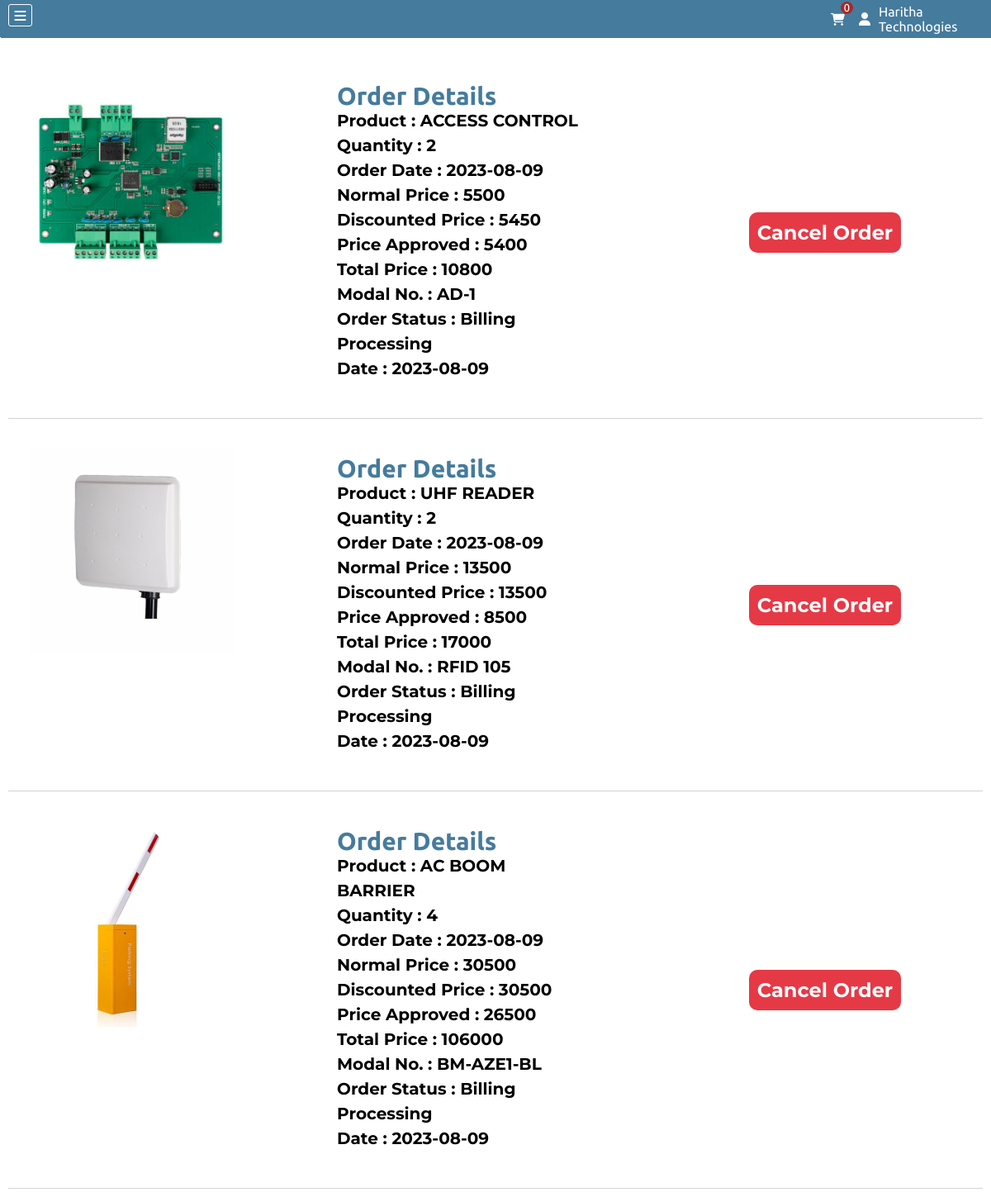
The page /myOrders.php (signed in) on the database its author committed.
### tables this page shows
CREATE TABLE `company` (
  `Company_Id` int(11) NOT NULL AUTO_INCREMENT,
  `userId` int(11) NOT NULL DEFAULT 0,
  `Admin_Type` int(11) NOT NULL DEFAULT 2,
  `Active_Status` int(11) NOT NULL DEFAULT 1,
  `Approvel` int(11) DEFAULT 0,
  `Company_Code` int(11) NOT NULL,
  `Company_Name` varchar(500) NOT NULL,
  `Company_Phone` varchar(100) NOT NULL DEFAULT '',
  `Company_Email` varchar(50) NOT NULL DEFAULT '',
  `Company_Address` varchar(500) NOT NULL,
  `Company_Username` varchar(500) NOT NULL,
  `Company_Password` varchar(100) NOT NULL,
  `Company_GST` varchar(25) DEFAULT '',
  `Company_PAN` varchar(15) DEFAULT '',
  `Company_TAN` varchar(15) DEFAULT '',
  `Company_Licence` varchar(15) DEFAULT '',
  `Company_Registration` varchar(25) DEFAULT '',
  PRIMARY KEY (`Company_Id`),
  UNIQUE KEY `Company_Username` (`Company_Username`)
);

CREATE TABLE `orders` (
  `Order_Id` int(11) NOT NULL AUTO_INCREMENT,
  `cart_no` int(11) NOT NULL DEFAULT 0,
  `Order_Date` varchar(100) NOT NULL,
  `Delivery_Date` varchar(100) DEFAULT '',
  `Order_Pieces` int(11) NOT NULL,
  `Sale_Price` int(11) NOT NULL,
  `Approved_Price` int(11) NOT NULL DEFAULT 0,
  `Approved` tinyint(1) NOT NULL DEFAULT 0,
  `Order_Status` int(11) NOT NULL DEFAULT 1,
  `Product_Id` int(11) NOT NULL,
  `Company_Id` int(11) NOT NULL,
  `Cancel_Reason` varchar(100) NOT NULL DEFAULT 'This Item is currently out of Stock',
  `Delievery_Mode` int(11) NOT NULL DEFAULT 0,
  `Docket_No` varchar(100) DEFAULT '',
  `Return_Status` int(11) NOT NULL DEFAULT 0,
  `Return_Pieces` int(11) NOT NULL DEFAULT 0,
  `Return_Approvel` int(11) NOT NULL DEFAULT 0,
  `Return_Reason` varchar(500) NOT NULL DEFAULT '',
  `Return_Date` varchar(50) NOT NULL DEFAULT '',
  PRIMARY KEY (`Order_Id`)
);

CREATE TABLE `product` (
  `Product_Id` int(11) NOT NULL AUTO_INCREMENT,
  `Product_Name` varchar(50) NOT NULL,
  `Product_Modal_No` varchar(100) NOT NULL,
  `Product_Img` varchar(100) NOT NULL,
  `Normal_Price` int(11) NOT NULL,
  `Discounted_Price` int(11) NOT NULL,
  `Quantity` int(11) NOT NULL,
  `Latest_Stock_Date` date NOT NULL DEFAULT current_timestamp(),
  `P_Category_Id` int(11) NOT NULL,
  PRIMARY KEY (`Product_Id`)
);

CREATE TABLE `orderstatus` (
  `Status_Id` int(11) NOT NULL AUTO_INCREMENT,
  `Status_Name` varchar(50) NOT NULL,
  PRIMARY KEY (`Status_Id`)
);

### myOrders.php (the view, shortened to what this page needs)
<?php include "conn.php" ?>
<?php include "./components/header.php" ?>
<section class="myOrdersPage">
    <div class="myOrdersContainer">
        <?php
        if(isset($_GET['orderNo'])){
            $orderNo= "and orders.`cart_no`=$_GET[orderNo]";
        }else{
            $orderNo="";
        }
        if(isset($_GET['twoDaysDate'])){
            $twoDaysDate=$_GET['twoDaysDate'];
            $osql="select * from orders join product on orders.`Product_Id`=product.`Product_Id` join orderstatus on orderstatus.`Status_Id`=orders.`Order_Status` join returnmode on returnmode.`Returnmode_Id`=orders.`Return_Status` where orders.`Company_Id`=$id and Orders.`Order_Date`>'$twoDaysDate' $orderNo order by `Order_Id` desc";
        }else{
            $osql="select * from orders join product on orders.`Product_Id`=product.`Product_Id` join orderstatus on orderstatus.`Status_Id`=orders.`Order_Status` join returnmode on returnmode.`Returnmode_Id`=orders.`Return_Status` where orders.`Company_Id`=$id $orderNo order by `Order_Id` desc";
        }
        $oresult=mysqli_query($conn,$osql);
        if(mysqli_num_rows($oresult)>0){
            while($orow=mysqli_fetch_assoc($oresult)){
        ?>
            <div class="Morder">
                <div class="myorder-box image" style="background-image:url('./uploadImages/<?php echo $orow['Product_Img'] ?>')">
                </div>
                <div class="myorder-box">
                    <h2>Order Details</h2>
                        <div><span>Product : </span><span><?php echo $orow['Product_Name'] ?></span></div>
                        <div><span>Quantity : </span><span><?php echo $orow['Order_Pieces'] ?></span></div>
                        <div><span>Order Date : </span><span><?php echo $orow['Order_Date'] ?></span></div>
                        <div><span>Normal Price : </span><span><?php echo $orow['Normal_Price'] ?></span></div>
                        <div><span>Discounted Price : </span><span><?php echo $orow['Discounted_Price'] ?></span></div>
                    <?php
                    if($orow['Approved']==1){
                    ?>
                        <div><span>Price Approved : </span><span><?php echo $orow['Approved_Price'] ?></span></div>
                        <div><span>Total Price : </span><span><?php echo $orow['Approved_Price']*$orow['Order_Pieces'] ?></span></div>
                    <?php
                    }
                    ?>
                        <div><span>Modal No. : </span><span><?php echo $orow['Product_Modal_No'] ?></span></div>
                        <div><span> Order Status : </span><span><?php echo $orow['Status_Name'] ?></span></div>
                        <div><span>Date : </span><span><?php echo $orow['Order_Date'] ?></span></div>
                    </div>
                    <div class="myorder-boxbtn">
                        <?php
                        if($orow['Order_Status']<4){
                        ?>
                            <a href="cancelReason.php?canoid=<?php echo $orow['Order_Id'] ?>">Cancel Order</a>
                        <?php
                        }
                        ?>
                    </div>
                </div>
        <?php
            }
        }else{
        ?>
        <h2 align="center">No Orders Yet</h2>
        <?php
        }
        ?>
    </div>
</section>
<?php include "./components/footer.php" ?>

### components/header.php (shortened to what this page needs)
<?php
include "conn.php";
?>
<!DOCTYPE html>
<html lang="en">
<head>
    <link rel="stylesheet" href="./style/dashboard.css">
    <link rel="stylesheet" href="./style/buyProduct.css">
    <link rel="stylesheet" href="./style/buyProductForm.css">
    <link rel="stylesheet" href="./style/header.css">
    <link rel="stylesheet" href="./style/profile.css">
    <link rel="stylesheet" href="./style/header.css">
    <link rel="stylesheet" href="./style/company.css">
    <link rel="stylesheet" href="./style/updateCompanyForm.css">
    <link rel="stylesheet" href="./style/branch.css">
    <link rel="stylesheet" href="./style/updateBranchForm.css">
    <link rel="stylesheet" href="./style/category.css">
    <link rel="stylesheet" href="./style/addCategoryForm.css">
    <link rel="stylesheet" href="./style/updateCategoryForm.css">
    <link rel="stylesheet" href="./style/product.css">
    <link rel="stylesheet" href="./style/addProductForm.css">
    <link rel="stylesheet" href="./style/updateProductForm.css">
    <link rel="stylesheet" href="./style/myBranch.css">
    <link rel="stylesheet" href="./style/addMyBranchForm.css">
    <link rel="stylesheet" href="./style/updateMyBranchForm.css">
    <link rel="stylesheet" href="./style/updateMyBranchForm.css">
    <link rel="stylesheet" href="./style/PCategory.css">
    <link rel="stylesheet" href="./style/addPCategoryForm.css">
    <link rel="stylesheet" href="./style/updatePCategoryForm.css">
    <link rel="stylesheet" href="./style/orders.css">
    <link rel="stylesheet" href="./style/myOrders.css">
    <link rel="stylesheet" href="./style/cancelReason.css">
    <link rel="stylesheet" href="./style/product-category.css">
    <link rel="stylesheet" href="https://cdnjs.cloudflare.com/ajax/libs/font-awesome/6.4.0/css/all.min.css"
 />
</head>
<body>
    <header class="headerContainer">
        <div class="hamburger">
            <i class="fa-solid fa-bars"></i>
        </div>
        <?php
        $id=isset($_SESSION['Company_Id'])?$_SESSION['Company_Id']:1;
        if (isset($_SESSION['Company_Id'])) {
            $hcid = $_SESSION['Company_Id'];
            $hcSql = "select `Company_Name`,`Admin_Type` from company where `Company_Id`=$hcid";
            $hcResult = mysqli_query($conn, $hcSql);
            $hcRow = mysqli_fetch_assoc($hcResult);
        } elseif (isset($_SESSION['User_Id'])) {
            $huid = $_SESSION['User_Id'];
            $huSql = "select `Username`,`User_Permission` from users where `User_Id`=$huid";
            $huResult = mysqli_query($conn, $huSql);
            $huRow = mysqli_fetch_assoc($huResult);
        }
        ?>
        <?php
        if(isset($_SESSION['Company_Id']) and ($hcRow['Admin_Type']!=1)){
            $cartCountSql="select * from mycart where `comp_id`=$id";
            $cartCountResult=mysqli_query($conn,$cartCountSql);
            $cartCount=mysqli_num_rows($cartCountResult);
            ?>
            <div class="cartIcon">
                <div class="cartCount"><?php echo $cartCount ?></div>
                <a href="cart.php"><i class="fa-sharp fa-solid fa-cart-shopping advanceClass" style="color: #fcfcfc;"></i></a>
            </div>
            <?php
        }
        ?>
        <div class="helloCompany" id="helloCompany">
            <i class="fa-solid fa-user"></i>
            <div>
                <?php echo isset($hcRow['Company_Name']) ? $hcRow['Company_Name'] : $huRow['Username'] ?>
            </div>
        </div>
    </header>
    <section class="mainContainer">

### style/dashboard.css (style rules this page uses)
i.fa-solid.fa-cart-shopping { font-size: 86px; text-align: center; align-items: center; position: relative; line-height: 1px; }

### style/buyProduct.css (style rules this page uses)
body { background: #e7e6e6; }

### style/header.css (style rules this page uses)
* { margin: 0; padding: 0; box-sizing: border-box; }
.headerContainer { display: flex; justify-content: space-between; background-color: #457b9d ; padding: 5px 10px; font-family: 'Ubuntu', sans-serif; }
.headerContainer .hamburger { display: flex; justify-content: space-evenly; align-items: center; padding: 2px; border: 1px solid rgb(255, 255, 255); width: 33px; height: 27px; border-radius: 3px; transition-duration: 0.2s; }
.headerContainer .helloCompany { display: flex; justify-content: space-evenly; align-items: center; width: fit-content; cursor: pointer; transition-duration: 0.2s; color: white; }
.headerContainer .helloCompany div { margin-left: 10px; }
.mainContainer { display: flex; }
i.fa-sharp.fa-solid.fa-cart-shopping.advanceClass { font-size: 15px; }
i.fa-solid.fa-bars { color: white; }
i.fa-solid.fa-user { margin-left: -3px; }
a i.fa-sharp.fa-solid.fa-cart-shopping.advanceClass { margin-left: -4px; }
.cartIcon { position: relative; display: flex; align-items: center; justify-content: flex-end; padding: 0px 20px; width: 100%; }
.cartIcon .cartCount { display: flex; justify-content: center; z-index: 1; width: 15px; height: 15px; background-color: brown; color: white; border-radius: 50px; position: absolute; top: -3px; right: 10px; font-size: 13px; }

### style/company.css (style rules this page uses)
body { background: #e7e6e6; }

### style/updateCompanyForm.css (style rules this page uses)
body { background: #e7e6e6; }

### style/branch.css (style rules this page uses)
body { background: #e7e6e6; }

### style/category.css (style rules this page uses)
body { background: #e7e6e6; }

### style/addCategoryForm.css (style rules this page uses)
body { background: #e7e6e6; }

### style/updateCategoryForm.css (style rules this page uses)
body { background: #e7e6e6; }

### style/product.css (style rules this page uses)
body { background: #e7e6e6; }

### style/addProductForm.css (style rules this page uses)
body { background: #ffffff; }

### style/myBranch.css (style rules this page uses)
body { background: #e7e6e6; }

### style/addMyBranchForm.css (style rules this page uses)
body { background: #e7e6e6; }

### style/updateMyBranchForm.css (style rules this page uses)
body { background: #e7e6e6; }

### style/PCategory.css (style rules this page uses)
body { background: #e7e6e6; }

### style/addPCategoryForm.css (style rules this page uses)
body { background: #e7e6e6; }

### style/myOrders.css (style rules this page uses)
body { background: #e7e6e6; }
.myOrdersPage { font-family: 'Montserrat', sans-serif; width: 100%; min-height: 750px; padding: 10px; }
.Morder { display: flex; align-items: center; justify-content: space-between; border-bottom: 1px solid lightgrey; padding: 20px; align-items: stretch; }
.myOrdersPage .myOrdersContainer .Morder .image { height: 250px; width: 250px; background-size: contain; background-repeat: no-repeat; background-position: center; }
.myorder-box { width: 30%; margin: 5px; padding: 20px; font-size: 20px; border-radius: 8px; font-weight: bold; display: flex; flex-direction: column; color: rgb(0, 0, 0); font-weight: 700; align-items: flex-start; position: relative; min-height: 270px; line-height: 30px; }
.myorder-box h2 { color: #457b9d; font-family: 'Fjalla One', sans-serif; font-family: 'Ubuntu', sans-serif; }
.myorder-boxbtn { width: 30%; justify-content: center; display: flex; align-items: center; font-size: 24px; }
.myorder-boxbtn a { text-decoration: none; color: white; font-weight: bold; padding: 10px; border-radius: 10px; background: #e63946; transition: 0.2s ease-in; }

### style/product-category.css (style rules this page uses)
body { background: #ffffff; }

### rows shown on the page
company: Company_Name "Haritha Technologies"
orders: Product_Id.Product_Name "ACCESS CONTROL", Order_Pieces "2", Order_Date "2023-08-09", Product_Id.Normal_Price "5500", Product_Id.Discounted_Price "5450", Approved_Price "5400", $orow['Approved_Price']*$orow['Order_Pieces'] "10800", Product_Id.Product_Modal_No "AD-1", orderstatus.Status_Name "Billing Processing"
orders: Product_Id.Product_Img (picture), Product_Id.Product_Name "UHF READER", Order_Pieces "2", Order_Date "2023-08-09", Product_Id.Normal_Price "13500", Product_Id.Discounted_Price "13500", Approved_Price "8500", $orow['Approved_Price']*$orow['Order_Pieces'] "17000", Product_Id.Product_Modal_No "RFID 105", orderstatus.Status_Name "Billing Processing"
orders: Product_Id.Product_Img (picture), Product_Id.Product_Name "AC BOOM BARRIER", Order_Pieces "4", Order_Date "2023-08-09", Product_Id.Normal_Price "30500", Product_Id.Discounted_Price "30500", Approved_Price "26500", $orow['Approved_Price']*$orow['Order_Pieces'] "106000", Product_Id.Product_Modal_No "BM-AZE1-BL", orderstatus.Status_Name "Billing Processing"

### other values the page prints
$cartCount "0"
